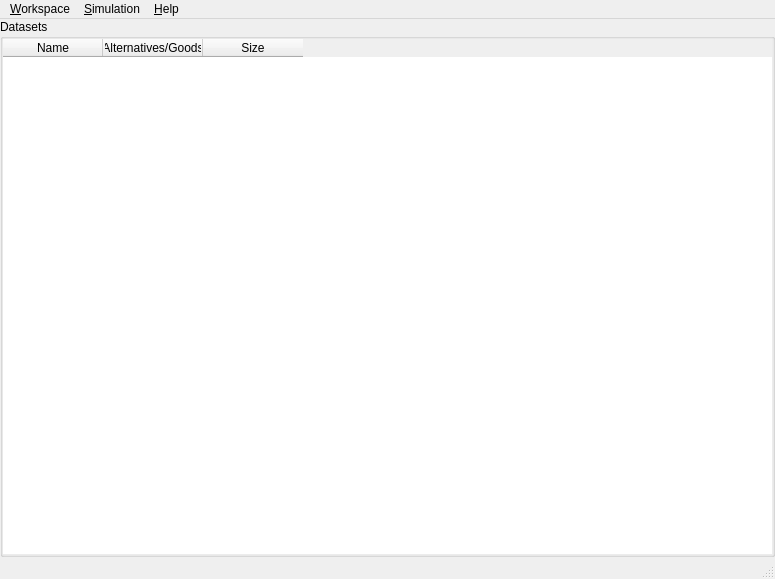
<?xml version="1.0" encoding="UTF-8"?>
<ui version="4.0">
 <class>MainWindow</class>
 <widget class="QMainWindow" name="MainWindow">
  <property name="geometry">
   <rect>
    <x>0</x>
    <y>0</y>
    <width>775</width>
    <height>579</height>
   </rect>
  </property>
  <property name="documentMode">
   <bool>false</bool>
  </property>
  <widget class="QWidget" name="centralwidget">
   <layout class="QHBoxLayout" name="horizontalLayout">
    <property name="spacing">
     <number>0</number>
    </property>
    <property name="leftMargin">
     <number>0</number>
    </property>
    <property name="topMargin">
     <number>0</number>
    </property>
    <property name="rightMargin">
     <number>0</number>
    </property>
    <property name="bottomMargin">
     <number>0</number>
    </property>
    <item>
     <widget class="QGroupBox" name="groupBox_2">
      <property name="title">
       <string>Datasets</string>
      </property>
      <layout class="QHBoxLayout" name="horizontalLayout_2">
       <property name="spacing">
        <number>0</number>
       </property>
       <property name="leftMargin">
        <number>0</number>
       </property>
       <property name="topMargin">
        <number>0</number>
       </property>
       <property name="rightMargin">
        <number>0</number>
       </property>
       <property name="bottomMargin">
        <number>0</number>
       </property>
       <item>
        <widget class="QTableWidget" name="tblDataSets">
         <property name="contextMenuPolicy">
          <enum>Qt::CustomContextMenu</enum>
         </property>
         <property name="statusTip">
          <string>Datasets in workspace. Double click to view, right click for further actions.</string>
         </property>
         <property name="frameShape">
          <enum>QFrame::NoFrame</enum>
         </property>
         <property name="editTriggers">
          <set>QAbstractItemView::NoEditTriggers</set>
         </property>
         <property name="alternatingRowColors">
          <bool>true</bool>
         </property>
         <property name="selectionMode">
          <enum>QAbstractItemView::SingleSelection</enum>
         </property>
         <property name="selectionBehavior">
          <enum>QAbstractItemView::SelectRows</enum>
         </property>
         <property name="sortingEnabled">
          <bool>false</bool>
         </property>
         <property name="cornerButtonEnabled">
          <bool>true</bool>
         </property>
         <attribute name="horizontalHeaderVisible">
          <bool>true</bool>
         </attribute>
         <attribute name="horizontalHeaderShowSortIndicator" stdset="0">
          <bool>false</bool>
         </attribute>
         <attribute name="verticalHeaderVisible">
          <bool>false</bool>
         </attribute>
         <column>
          <property name="text">
           <string>Name</string>
          </property>
         </column>
         <column>
          <property name="text">
           <string>Alternatives/Goods</string>
          </property>
         </column>
         <column>
          <property name="text">
           <string>Size</string>
          </property>
         </column>
        </widget>
       </item>
      </layout>
     </widget>
    </item>
   </layout>
  </widget>
  <widget class="QMenuBar" name="menubar">
   <property name="geometry">
    <rect>
     <x>0</x>
     <y>0</y>
     <width>775</width>
     <height>22</height>
    </rect>
   </property>
   <widget class="QMenu" name="menuWorkspace">
    <property name="title">
     <string>&amp;Workspace</string>
    </property>
    <addaction name="actionWorkspaceClear"/>
    <addaction name="actionWorkspaceLoad"/>
    <addaction name="actionWorkspaceSave"/>
    <addaction name="actionWorkspaceSaveAs"/>
    <addaction name="separator"/>
    <addaction name="actionDatasetImport"/>
    <addaction name="actionImport_budgetary_dataset"/>
    <addaction name="separator"/>
    <addaction name="actionQuit"/>
   </widget>
   <widget class="QMenu" name="menuHelp">
    <property name="title">
     <string>&amp;Help</string>
    </property>
    <widget class="QMenu" name="menuDebugging_tools">
     <property name="title">
      <string>&amp;Debugging tools</string>
     </property>
     <addaction name="actionShow_console_window"/>
     <addaction name="actionCrash_core"/>
     <addaction name="actionSoft_core_failure"/>
     <addaction name="actionHidden_features"/>
    </widget>
    <addaction name="actionHelp"/>
    <addaction name="menuDebugging_tools"/>
    <addaction name="actionAbout_Prest"/>
   </widget>
   <widget class="QMenu" name="menuSimulation">
    <property name="enabled">
     <bool>true</bool>
    </property>
    <property name="title">
     <string>&amp;Simulation</string>
    </property>
    <addaction name="actionGenerate_random_subjects"/>
   </widget>
   <addaction name="menuWorkspace"/>
   <addaction name="menuSimulation"/>
   <addaction name="menuHelp"/>
  </widget>
  <widget class="QStatusBar" name="statusbar"/>
  <action name="actionNew">
   <property name="text">
    <string>&amp;New</string>
   </property>
  </action>
  <action name="actionQuit">
   <property name="text">
    <string>&amp;Quit</string>
   </property>
   <property name="shortcut">
    <string>Ctrl+Q</string>
   </property>
  </action>
  <action name="actionAbout_Prest">
   <property name="text">
    <string>&amp;About Prest...</string>
   </property>
  </action>
  <action name="actionWorkspaceLoad">
   <property name="enabled">
    <bool>true</bool>
   </property>
   <property name="text">
    <string>&amp;Restore from file...</string>
   </property>
  </action>
  <action name="actionWorkspaceSave">
   <property name="enabled">
    <bool>true</bool>
   </property>
   <property name="text">
    <string>&amp;Save</string>
   </property>
   <property name="statusTip">
    <string>Save under the previously used file name</string>
   </property>
   <property name="shortcut">
    <string>Ctrl+S</string>
   </property>
  </action>
  <action name="actionForced_choice_without_default">
   <property name="enabled">
    <bool>false</bool>
   </property>
   <property name="text">
    <string>&amp;Forced choice without default...</string>
   </property>
  </action>
  <action name="actionNon_forced_choice_without_default">
   <property name="enabled">
    <bool>false</bool>
   </property>
   <property name="text">
    <string>&amp;Non-forced choice without default...</string>
   </property>
  </action>
  <action name="actionGenerate_random_subjects">
   <property name="text">
    <string>&amp;Generate random subjects...</string>
   </property>
   <property name="statusTip">
    <string>Simulate an experiment with the chosen parameters</string>
   </property>
  </action>
  <action name="actionLoad_data_set">
   <property name="enabled">
    <bool>false</bool>
   </property>
   <property name="text">
    <string>&amp;Load dataset...</string>
   </property>
  </action>
  <action name="actionSave_data_set">
   <property name="enabled">
    <bool>false</bool>
   </property>
   <property name="text">
    <string>&amp;Save dataset...</string>
   </property>
  </action>
  <action name="actionDatasetImport">
   <property name="text">
    <string>Import &amp;general dataset...</string>
   </property>
  </action>
  <action name="actionXLSX">
   <property name="enabled">
    <bool>false</bool>
   </property>
   <property name="text">
    <string>&amp;XLSX...</string>
   </property>
  </action>
  <action name="actionXLS">
   <property name="enabled">
    <bool>false</bool>
   </property>
   <property name="text">
    <string>X&amp;LS...</string>
   </property>
  </action>
  <action name="actionExportCsv">
   <property name="text">
    <string>&amp;CSV...</string>
   </property>
  </action>
  <action name="actionXLSX_2">
   <property name="enabled">
    <bool>false</bool>
   </property>
   <property name="text">
    <string>&amp;XLSX</string>
   </property>
  </action>
  <action name="actionXLS_2">
   <property name="enabled">
    <bool>false</bool>
   </property>
   <property name="text">
    <string>X&amp;LS</string>
   </property>
  </action>
  <action name="actionHTML">
   <property name="enabled">
    <bool>false</bool>
   </property>
   <property name="text">
    <string>&amp;HTML</string>
   </property>
  </action>
  <action name="actionFind_outliers">
   <property name="enabled">
    <bool>true</bool>
   </property>
   <property name="text">
    <string>Find &amp;outliers...</string>
   </property>
  </action>
  <action name="actionEstimation">
   <property name="text">
    <string>&amp;Model estimation...</string>
   </property>
   <property name="toolTip">
    <string>Model estimation</string>
   </property>
   <property name="statusTip">
    <string>Find the best-fitting decision model for each subject</string>
   </property>
  </action>
  <action name="actionShow_console_window">
   <property name="checkable">
    <bool>true</bool>
   </property>
   <property name="text">
    <string>&amp;Show console window</string>
   </property>
  </action>
  <action name="actionCrash_core">
   <property name="text">
    <string>&amp;Crash core</string>
   </property>
  </action>
  <action name="actionSoft_core_failure">
   <property name="text">
    <string>Soft core &amp;failure</string>
   </property>
  </action>
  <action name="actionConsistency_analysis">
   <property name="text">
    <string>&amp;Consistency analysis</string>
   </property>
   <property name="toolTip">
    <string>Consistency analysis</string>
   </property>
   <property name="statusTip">
    <string>Count cycles in preferences of each subject</string>
   </property>
  </action>
  <action name="actionDetailed_consistency_analysis">
   <property name="enabled">
    <bool>true</bool>
   </property>
   <property name="text">
    <string>&amp;Detailed consistency analysis</string>
   </property>
   <property name="toolTip">
    <string>Detailed consistency analysis</string>
   </property>
   <property name="statusTip">
    <string>Break down cycles in preferences by cycle length</string>
   </property>
  </action>
  <action name="actionViewDataset">
   <property name="text">
    <string>&amp;View...</string>
   </property>
   <property name="statusTip">
    <string>Display the contents of the dataset</string>
   </property>
  </action>
  <action name="actionWorkspaceClear">
   <property name="text">
    <string>&amp;Clear</string>
   </property>
  </action>
  <action name="actionWorkspaceSaveAs">
   <property name="icon">
    <iconset theme="saveAs">
     <normaloff>.</normaloff>.</iconset>
   </property>
   <property name="text">
    <string>Save &amp;as...</string>
   </property>
   <property name="statusTip">
    <string>Save under a new file name</string>
   </property>
  </action>
  <action name="actionHelp">
   <property name="text">
    <string>Prest &amp;manual...</string>
   </property>
  </action>
  <action name="actionHidden_features">
   <property name="checkable">
    <bool>true</bool>
   </property>
   <property name="checked">
    <bool>false</bool>
   </property>
   <property name="text">
    <string>Enable &amp;experimental features</string>
   </property>
  </action>
  <action name="actionImport_budgetary_dataset">
   <property name="text">
    <string>Import &amp;budgetary dataset...</string>
   </property>
  </action>
  <action name="actionGenerate_subjects_with_filtering">
   <property name="text">
    <string>Generate subjects with filtering...</string>
   </property>
  </action>
 </widget>
 <resources/>
 <connections/>
</ui>
